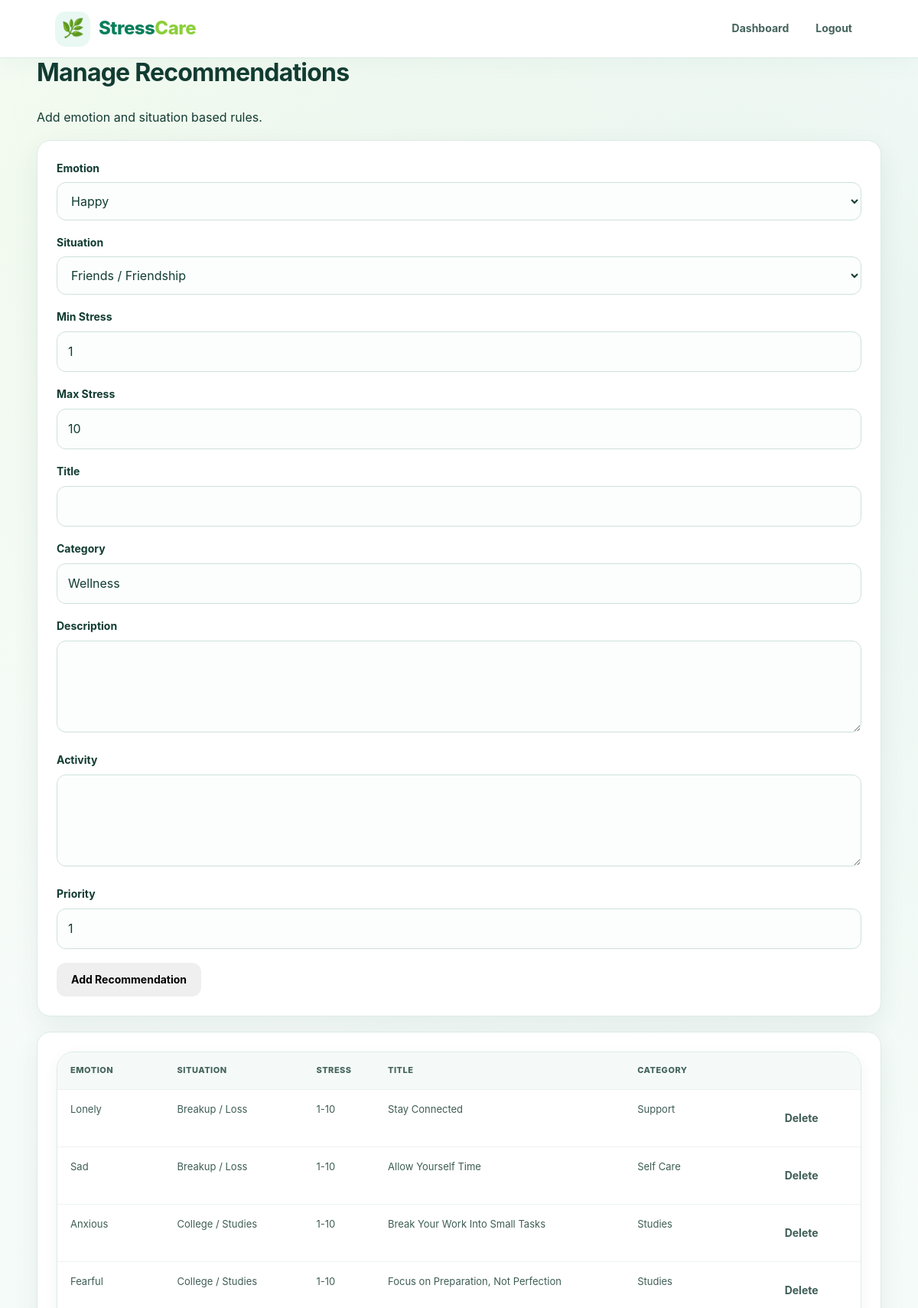
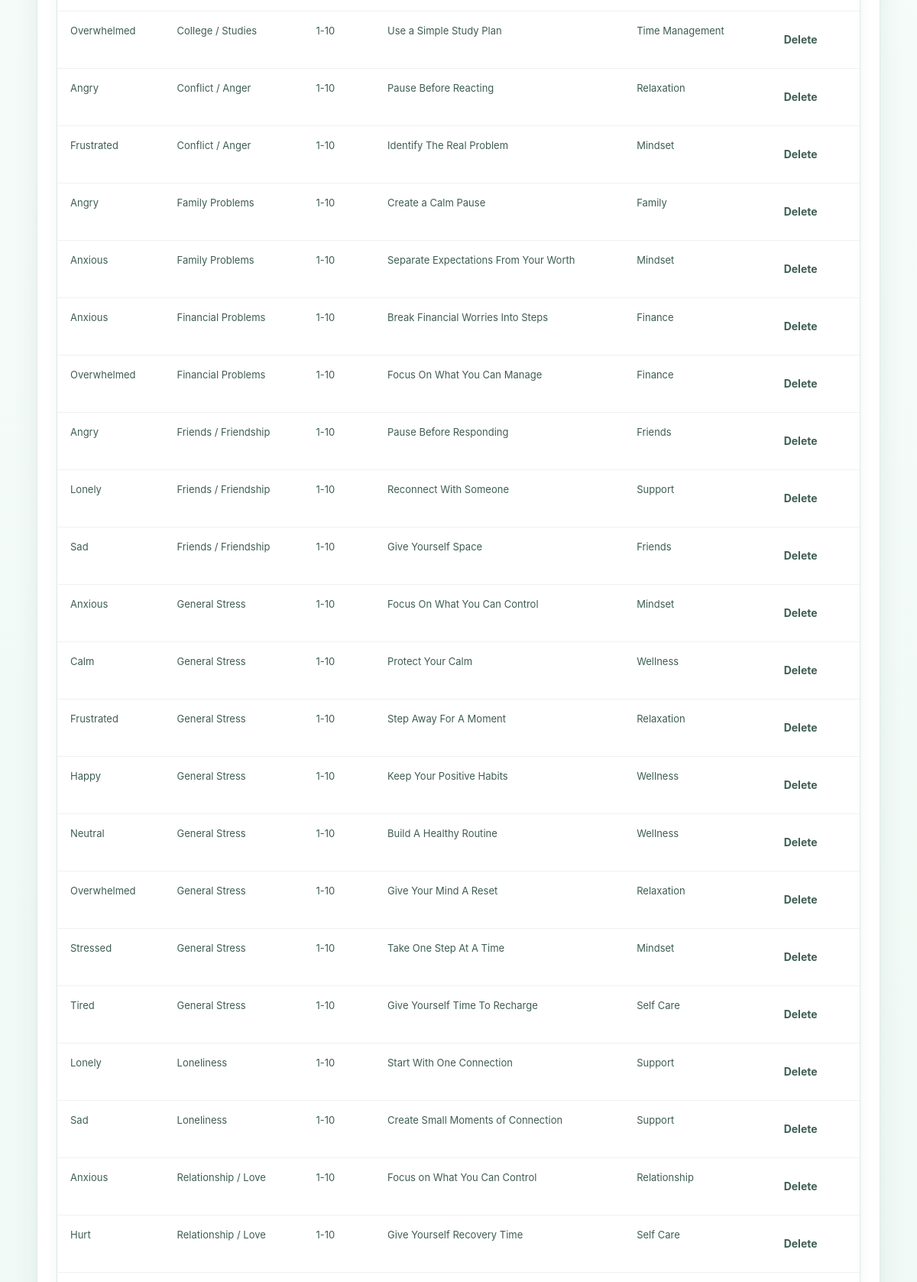
The page /admin/recommendations.php (signed in, upper part) on the database its author committed (2 pictures, top to bottom).
### tables this page shows
CREATE TABLE recommendation_rules (
    id INT AUTO_INCREMENT PRIMARY KEY,
    emotion VARCHAR(100) NOT NULL,
    situation VARCHAR(150) NOT NULL,
    min_stress INT NOT NULL DEFAULT 1,
    max_stress INT NOT NULL DEFAULT 10,
    title VARCHAR(200) NOT NULL,
    description TEXT NOT NULL,
    activity VARCHAR(255),
    category VARCHAR(100),
    priority INT NOT NULL DEFAULT 1,
    created_at TIMESTAMP DEFAULT CURRENT_TIMESTAMP
);

### admin/recommendations.php (the view)
<?php require_once __DIR__.'/../config/database.php';require_once __DIR__.'/../config/session.php';requireAdmin();$em=['Happy','Calm','Sad','Angry','Anxious','Lonely','Fearful','Hurt','Disappointed','Frustrated','Confused','Tired','Stressed','Overwhelmed','Neutral'];$sit=['Friends / Friendship','Relationship / Love','Family Problems','College / Studies','Work / Career','Financial Problems','Social Pressure','Breakup / Loss','Loneliness','Conflict / Anger','Self Confidence','Time Management','Sleep Problems','Social Media','General Stress'];$msg='';if(isset($_GET['delete'])){$id=(int)$_GET['delete'];$s=$conn->prepare('DELETE FROM recommendation_rules WHERE id=?');$s->bind_param('i',$id);$s->execute();$msg='Deleted.';}if($_SERVER['REQUEST_METHOD']==='POST'){$e=$_POST['emotion'];$si=$_POST['situation'];$mn=(int)$_POST['min'];$mx=(int)$_POST['max'];$t=trim($_POST['title']);$d=trim($_POST['description']);$ac=trim($_POST['activity']);$ca=trim($_POST['category']);$p=(int)$_POST['priority'];$s=$conn->prepare('INSERT INTO recommendation_rules(emotion,situation,min_stress,max_stress,title,description,activity,category,priority) VALUES(?,?,?,?,?,?,?,?,?)');$s->bind_param('ssiissssi',$e,$si,$mn,$mx,$t,$d,$ac,$ca,$p);$s->execute();$msg='Recommendation added.';}$r=$conn->query('SELECT * FROM recommendation_rules ORDER BY situation,emotion,priority DESC,id');?><!doctype html><html><head><meta charset="utf-8"><meta name="viewport" content="width=device-width,initial-scale=1"><title>Recommendations</title><link rel="stylesheet" href="../assets/css/style.css"></head><body><header class="navbar"><a class="logo" href="dashboard.php"><div class="logo-icon">🌿</div><span>Stress<span>Care</span></span></a><div class="nav-links"><a class="nav-btn" href="dashboard.php">Dashboard</a><a class="nav-btn" href="logout.php">Logout</a></div></header><main class="container"><div class="title"><h2>Manage Recommendations</h2><p>Add emotion and situation based rules.</p></div><?php if($msg):?><div class="alert success"><?=htmlspecialchars($msg)?></div><?php endif;?><div class="card"><form method="post"><div class="grid2"><div class="form-group"><label>Emotion</label><select name="emotion"><?php foreach($em as $x):?><option><?=htmlspecialchars($x)?></option><?php endforeach;?></select></div><div class="form-group"><label>Situation</label><select name="situation"><?php foreach($sit as $x):?><option><?=htmlspecialchars($x)?></option><?php endforeach;?></select></div><div class="form-group"><label>Min Stress</label><input type="number" name="min" value="1" min="1" max="10"></div><div class="form-group"><label>Max Stress</label><input type="number" name="max" value="10" min="1" max="10"></div><div class="form-group"><label>Title</label><input name="title" required></div><div class="form-group"><label>Category</label><input name="category" value="Wellness" required></div></div><div class="form-group"><label>Description</label><textarea name="description" required></textarea></div><div class="form-group"><label>Activity</label><textarea name="activity"></textarea></div><div class="form-group"><label>Priority</label><input type="number" name="priority" value="1" min="1"></div><button class="btn">Add Recommendation</button></form></div><div class="card" style="margin-top:20px"><div class="table-wrap"><table><tr><th>Emotion</th><th>Situation</th><th>Stress</th><th>Title</th><th>Category</th><th></th></tr><?php while($x=$r->fetch_assoc()):?><tr><td><?=htmlspecialchars($x['emotion'])?></td><td><?=htmlspecialchars($x['situation'])?></td><td><?=$x['min_stress']?>-<?=$x['max_stress']?></td><td><?=htmlspecialchars($x['title'])?></td><td><?=htmlspecialchars($x['category'])?></td><td><a class="btn btn-secondary" href="?delete=<?=$x['id']?>" onclick="return confirm('Delete this recommendation?')">Delete</a></td></tr><?php endwhile;?></table></div></div></main></body></html>

### assets/css/style.css (style rules this page uses)
:root { --primary: #087f5b; --primary-dark: #056044; --primary-deep: #04513b; --lime: #8bcf39; --lime-light: #edf8df; --primary-light: #e9f8f2; --primary-soft: #f3fbf7; --text: #123c32; --text-dark: #173f35; --muted: #71847c; --muted-light: #8da09a; --white: #ffffff; --background: #f5faf8; --background-dark: #edf7f3; --border: #dcebe5; --border-light: #eaf2ef; --success: #2d9b61; --success-light: #eaf8ef; --warning: #d89c20; --warning-light: #fff6dc; --danger: #d95353; --danger-light: #fff0f0; --info: #4385ad; --info-light: #eef7ff; --shadow-sm: 0 5px 18px rgba(18, 60, 50, 0.05); --shadow: 0 12px 35px rgba(18, 60, 50, 0.07); --shadow-lg: 0 20px 55px rgba(8, 127, 91, 0.11); --radius-sm: 10px; --radius: 18px; --radius-lg: 24px; --radius-xl: 30px; --transition: 0.2s ease; }
* { box-sizing: border-box; }
html { scroll-behavior: smooth; }
body { margin: 0; padding: 0; font-family: Inter, "Segoe UI", Roboto, Arial, sans-serif; color: var(--text); background: radial-gradient( circle at 10% 5%, rgba(139, 207, 57, 0.06), transparent 25% ), radial-gradient( circle at 90% 10%, rgba(8, 127, 91, 0.06), transparent 28% ), linear-gradient( 180deg, #f9fdfb 0%, #eef8f4 100% ); min-height: 100vh; line-height: 1.6; }
button, input, select, textarea { font: inherit; }
button { cursor: pointer; }
a { color: inherit; text-decoration: none; }
.container { width: min(1160px, 92%); margin-left: auto; margin-right: auto; }
.navbar { width: 100%; min-height: 76px; display: flex; align-items: center; justify-content: space-between; padding: 0 6%; background: rgba(255, 255, 255, 0.95); border-bottom: 1px solid var(--border); box-shadow: 0 8px 28px rgba(8, 127, 91, 0.04); position: sticky; top: 0; z-index: 100; backdrop-filter: blur(14px); }
.logo, .brand { display: inline-flex; align-items: center; gap: 11px; color: var(--primary); font-size: 24px; font-weight: 850; letter-spacing: -0.5px; }
.logo-icon, .brand-mark { width: 46px; height: 46px; display: flex; align-items: center; justify-content: center; border-radius: 14px; background: var(--primary-light); font-size: 24px; }
.logo span span, .brand span span { color: var(--lime); }
.nav-links { display: flex; align-items: center; gap: 7px; flex-wrap: wrap; }
.nav-links a { padding: 10px 14px; border-radius: 11px; color: #45645c; font-size: 14px; font-weight: 700; transition: var(--transition); }
.btn { min-height: 44px; padding: 0 18px; display: inline-flex; align-items: center; justify-content: center; gap: 8px; border-radius: 12px; border: 1px solid transparent; font-size: 14px; font-weight: 750; cursor: pointer; transition: background var(--transition), border-color var(--transition), color var(--transition), transform var(--transition), box-shadow var(--transition); }
h1, h2, h3, h4, h5, h6 { color: var(--text); line-height: 1.2; margin-top: 0; }
h2 { font-size: 32px; letter-spacing: -0.8px; }
p { margin-top: 0; }
.card { background: var(--white); border: 1px solid var(--border); border-radius: var(--radius); padding: 25px; box-shadow: var(--shadow); transition: transform var(--transition), border-color var(--transition), box-shadow var(--transition); }
.form-group { margin-bottom: 18px; }
label { display: block; margin-bottom: 7px; color: var(--text); font-size: 14px; font-weight: 750; }
input, select, textarea { width: 100%; padding: 13px 14px; color: var(--text); background: #fbfefd; border: 1px solid #cfe1da; border-radius: 12px; outline: none; font-family: inherit; transition: border-color var(--transition), box-shadow var(--transition), background var(--transition); }
textarea { min-height: 120px; resize: vertical; }
.table-wrap { width: 100%; overflow-x: auto; background: var(--white); border: 1px solid var(--border); border-radius: 22px; box-shadow: var(--shadow-sm); }
table { width: 100%; border-collapse: collapse; min-width: 820px; }
th, td { padding: 15px 17px; border-bottom: 1px solid #edf3f0; text-align: left; vertical-align: top; }
th { color: #45645c; background: #f5faf8; font-size: 11px; font-weight: 800; text-transform: uppercase; letter-spacing: .5px; }
td { color: #3e5d55; font-size: 13px; }

### rows shown on the page
recommendation_rules: emotion "Lonely", situation "Breakup / Loss", min_stress "1", max_stress "10", title "Stay Connected", category "Support"
recommendation_rules: emotion "Sad", situation "Breakup / Loss", min_stress "1", max_stress "10", title "Allow Yourself Time", category "Self Care"
recommendation_rules: emotion "Anxious", situation "College / Studies", min_stress "1", max_stress "10", title "Break Your Work Into Small Tasks", category "Studies"
recommendation_rules: emotion "Fearful", situation "College / Studies", min_stress "1", max_stress "10", title "Focus on Preparation, Not Perfection", category "Studies"
recommendation_rules: emotion "Overwhelmed", situation "College / Studies", min_stress "1", max_stress "10", title "Use a Simple Study Plan", category "Time Management"
recommendation_rules: emotion "Angry", situation "Conflict / Anger", min_stress "1", max_stress "10", title "Pause Before Reacting", category "Relaxation"
recommendation_rules: emotion "Frustrated", situation "Conflict / Anger", min_stress "1", max_stress "10", title "Identify The Real Problem", category "Mindset"
recommendation_rules: emotion "Angry", situation "Family Problems", min_stress "1", max_stress "10", title "Create a Calm Pause", category "Family"
recommendation_rules: emotion "Anxious", situation "Family Problems", min_stress "1", max_stress "10", title "Separate Expectations From Your Worth", category "Mindset"
recommendation_rules: emotion "Anxious", situation "Financial Problems", min_stress "1", max_stress "10", title "Break Financial Worries Into Steps", category "Finance"
recommendation_rules: emotion "Overwhelmed", situation "Financial Problems", min_stress "1", max_stress "10", title "Focus On What You Can Manage", category "Finance"
recommendation_rules: emotion "Angry", situation "Friends / Friendship", min_stress "1", max_stress "10", title "Pause Before Responding", category "Friends"
recommendation_rules: emotion "Lonely", situation "Friends / Friendship", min_stress "1", max_stress "10", title "Reconnect With Someone", category "Support"
recommendation_rules: emotion "Sad", situation "Friends / Friendship", min_stress "1", max_stress "10", title "Give Yourself Space", category "Friends"
recommendation_rules: emotion "Anxious", situation "General Stress", min_stress "1", max_stress "10", title "Focus On What You Can Control", category "Mindset"
recommendation_rules: emotion "Calm", situation "General Stress", min_stress "1", max_stress "10", title "Protect Your Calm", category "Wellness"
recommendation_rules: emotion "Frustrated", situation "General Stress", min_stress "1", max_stress "10", title "Step Away For A Moment", category "Relaxation"
recommendation_rules: emotion "Happy", situation "General Stress", min_stress "1", max_stress "10", title "Keep Your Positive Habits", category "Wellness"
recommendation_rules: emotion "Neutral", situation "General Stress", min_stress "1", max_stress "10", title "Build A Healthy Routine", category "Wellness"
recommendation_rules: emotion "Overwhelmed", situation "General Stress", min_stress "1", max_stress "10", title "Give Your Mind A Reset", category "Relaxation"
recommendation_rules: emotion "Stressed", situation "General Stress", min_stress "1", max_stress "10", title "Take One Step At A Time", category "Mindset"
recommendation_rules: emotion "Tired", situation "General Stress", min_stress "1", max_stress "10", title "Give Yourself Time To Recharge", category "Self Care"
recommendation_rules: emotion "Lonely", situation "Loneliness", min_stress "1", max_stress "10", title "Start With One Connection", category "Support"
recommendation_rules: emotion "Sad", situation "Loneliness", min_stress "1", max_stress "10", title "Create Small Moments of Connection", category "Support"
recommendation_rules: emotion "Anxious", situation "Relationship / Love", min_stress "1", max_stress "10", title "Focus on What You Can Control", category "Relationship"
recommendation_rules: emotion "Hurt", situation "Relationship / Love", min_stress "1", max_stress "10", title "Give Yourself Recovery Time", category "Self Care"

### other values the page prints
form field emotion "Happy"
form field situation "Friends / Friendship"
